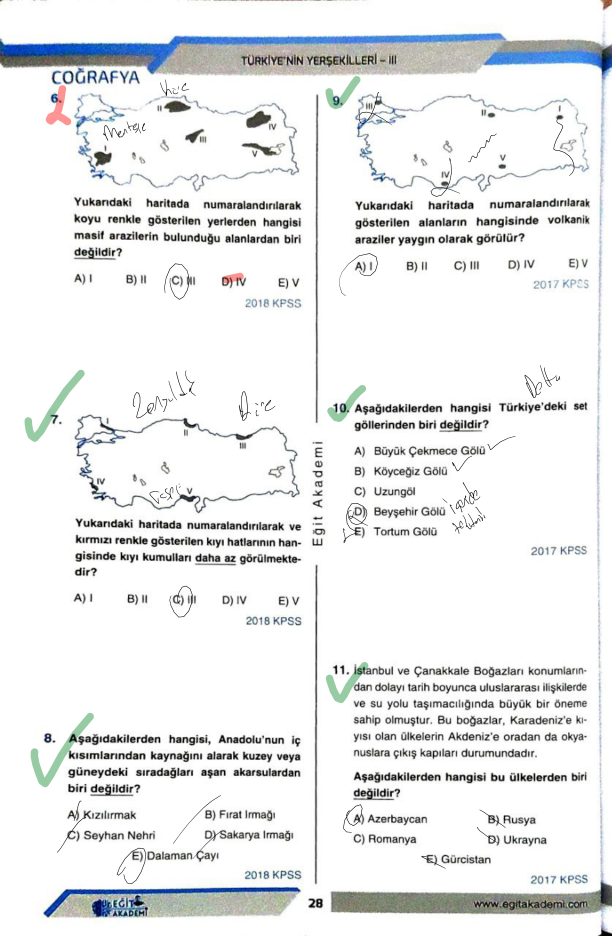
#> input picture scratch/temp_rendered/page_25.jpg, 1224 x 1872 px, found by its file name (shown at 1/2 size); its folder holds 6 pictures in this run
$ python crop_maps.py
#> lines starting #> are read from the running program, lines starting #| are printed output that depends on the picture
from PIL import Image
import os

def crop_and_save(filename, box, output_name):
#> called with filename = 'page_25.jpg', box = (40, 180, 580, 480), output_name = 'map_q6.png'
    folder = r"c:\Users\67ded\OneDrive\Masaüstü\Özethane\scratch\temp_rendered"
    output_folder = r"c:\Users\67ded\OneDrive\Masaüstü\Özethane\assets\images\cografya\quiz"
    os.makedirs(output_folder, exist_ok=True)

    filepath = os.path.join(folder, filename)
    if os.path.exists(filepath):
        img = Image.open(filepath)
#> img is the input picture: PIL image 1224x1872 RGB; mean R, G, B 235, 236.4, 236.9
        cropped = img.crop(box)
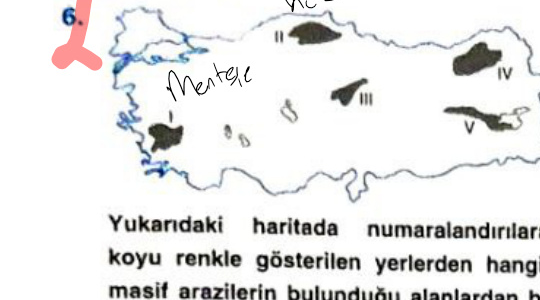
#> cropped: PIL image 540x300 RGB; mean R, G, B 232.6, 232.4, 232.2
        output_path = os.path.join(output_folder, output_name)
        cropped.save(output_path)
        print(f"Cropped and saved to {output_path}")
    else:
        print(f"File not found: {filepath}")

def main():
    # Page 25: Question 6 Map (saruhan menteşe masifi)
    # Box in 1224x1872 image
    crop_and_save("page_25.jpg", (40, 180, 580, 480), "map_q6.png")

    # Page 47: Question 1 Map (black sea highlighted)
    # Box in 1224x2010 image
    crop_and_save("page_47.jpg", (40, 200, 580, 520), "map_q1_47.png")
#> call 2 of crop_and_save, with filename = 'page_47.jpg', box = (40, 200, 580, 520), output_name = 'map_q1_47.png'
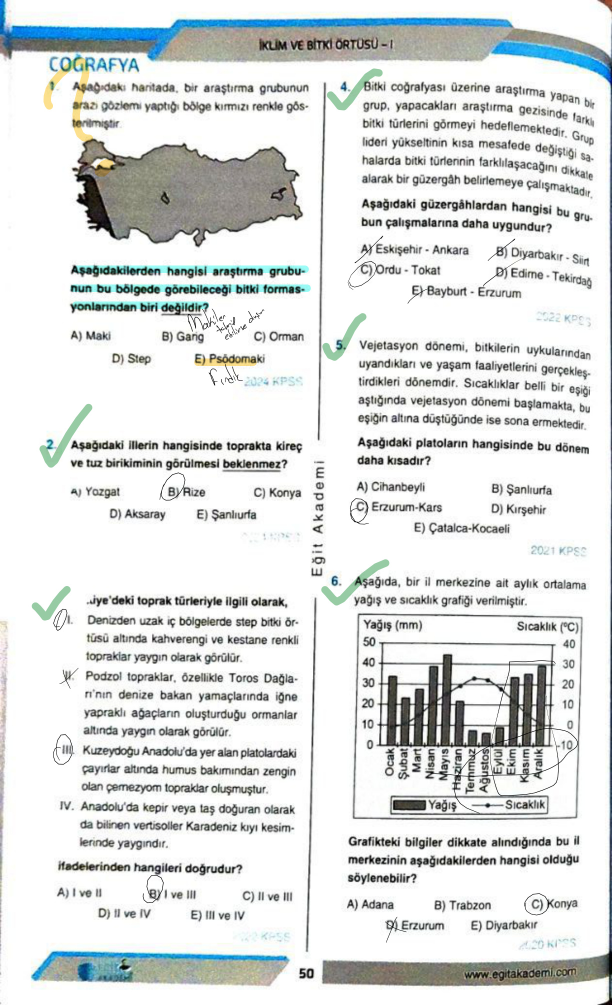
#> input picture scratch/temp_rendered/page_47.jpg, 1224 x 2010 px, found by its file name (shown at 1/2 size)
#> in crop_and_save, img is the input picture: PIL image 1224x2010 RGB; mean R, G, B 221.5, 224.3, 223.7
#> in crop_and_save (call 2), `cropped = img.crop(box)`:
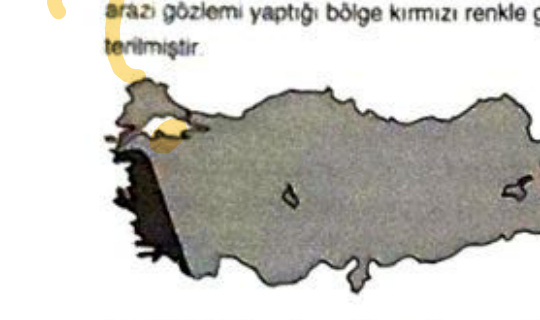
#> cropped: PIL image 540x320 RGB; mean R, G, B 201.2, 200, 195.4

    # Page 87: Question 5 Map (geothermal points)
    # Box in 1224x1969 image
    crop_and_save("page_87.jpg", (630, 980, 1180, 1260), "map_q5_87.png")

    # Page 114: Question 5 Map (mining towns)
    # Box in 1224x1988 image
    crop_and_save("page_114.jpg", (630, 920, 1180, 1200), "map_q5_114.png")

    # Page 115: Question 9 Map (uranium/thorium)
    # Box in 1224x1854 image
    crop_and_save("page_115.jpg", (40, 1480, 580, 1750), "map_q9_115.png")

if __name__ == "__main__":
    main()
